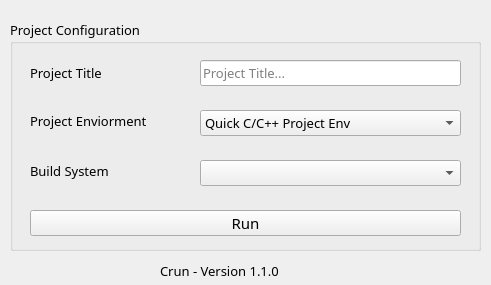
<?xml version="1.0" encoding="UTF-8"?>
<ui version="4.0">
 <class>MainWindow</class>
 <widget class="QMainWindow" name="MainWindow">
  <property name="windowModality">
   <enum>Qt::WindowModality::ApplicationModal</enum>
  </property>
  <property name="enabled">
   <bool>true</bool>
  </property>
  <property name="geometry">
   <rect>
    <x>0</x>
    <y>0</y>
    <width>491</width>
    <height>285</height>
   </rect>
  </property>
  <property name="windowTitle">
   <string/>
  </property>
  <property name="styleSheet">
   <string notr="true"/>
  </property>
  <property name="animated">
   <bool>true</bool>
  </property>
  <property name="tabShape">
   <enum>QTabWidget::TabShape::Triangular</enum>
  </property>
  <widget class="QWidget" name="centralwidget">
   <widget class="QLabel" name="label">
    <property name="geometry">
     <rect>
      <x>160</x>
      <y>260</y>
      <width>161</width>
      <height>21</height>
     </rect>
    </property>
    <property name="font">
     <font>
      <family>Fira Code</family>
      <pointsize>10</pointsize>
     </font>
    </property>
    <property name="text">
     <string>Crun - Version 1.1.0</string>
    </property>
   </widget>
   <widget class="QGroupBox" name="groupBox">
    <property name="geometry">
     <rect>
      <x>10</x>
      <y>20</y>
      <width>471</width>
      <height>231</height>
     </rect>
    </property>
    <property name="font">
     <font>
      <family>Fira Code</family>
      <pointsize>10</pointsize>
     </font>
    </property>
    <property name="title">
     <string>Project Configuration</string>
    </property>
    <widget class="QLineEdit" name="lineEdit">
     <property name="geometry">
      <rect>
       <x>190</x>
       <y>40</y>
       <width>261</width>
       <height>26</height>
      </rect>
     </property>
     <property name="font">
      <font>
       <family>Fira Code</family>
       <pointsize>10</pointsize>
      </font>
     </property>
     <property name="tabletTracking">
      <bool>false</bool>
     </property>
     <property name="inputMask">
      <string/>
     </property>
     <property name="text">
      <string/>
     </property>
     <property name="maxLength">
      <number>32767</number>
     </property>
     <property name="frame">
      <bool>true</bool>
     </property>
     <property name="echoMode">
      <enum>QLineEdit::EchoMode::Normal</enum>
     </property>
     <property name="cursorPosition">
      <number>0</number>
     </property>
     <property name="dragEnabled">
      <bool>true</bool>
     </property>
     <property name="placeholderText">
      <string>Project Title...</string>
     </property>
    </widget>
    <widget class="QLabel" name="label_3">
     <property name="geometry">
      <rect>
       <x>20</x>
       <y>37</y>
       <width>111</width>
       <height>31</height>
      </rect>
     </property>
     <property name="font">
      <font>
       <family>Fira Code</family>
       <pointsize>10</pointsize>
      </font>
     </property>
     <property name="text">
      <string>Project Title</string>
     </property>
    </widget>
    <widget class="QLabel" name="label_4">
     <property name="geometry">
      <rect>
       <x>20</x>
       <y>130</y>
       <width>101</width>
       <height>41</height>
      </rect>
     </property>
     <property name="font">
      <font>
       <family>Fira Code</family>
       <pointsize>10</pointsize>
      </font>
     </property>
     <property name="text">
      <string>Build System</string>
     </property>
    </widget>
    <widget class="QPushButton" name="pushButton">
     <property name="geometry">
      <rect>
       <x>20</x>
       <y>190</y>
       <width>431</width>
       <height>26</height>
      </rect>
     </property>
     <property name="font">
      <font>
       <family>Fira Code</family>
       <pointsize>11</pointsize>
      </font>
     </property>
     <property name="text">
      <string>Run</string>
     </property>
    </widget>
    <widget class="QLabel" name="label_5">
     <property name="geometry">
      <rect>
       <x>20</x>
       <y>80</y>
       <width>151</width>
       <height>41</height>
      </rect>
     </property>
     <property name="font">
      <font>
       <family>Fira Code</family>
       <pointsize>10</pointsize>
      </font>
     </property>
     <property name="text">
      <string>Project Enviorment</string>
     </property>
    </widget>
    <widget class="QComboBox" name="comboBox">
     <property name="geometry">
      <rect>
       <x>190</x>
       <y>90</y>
       <width>261</width>
       <height>26</height>
      </rect>
     </property>
     <property name="font">
      <font>
       <family>Fira Code</family>
       <pointsize>10</pointsize>
      </font>
     </property>
     <property name="cursor">
      <cursorShape>PointingHandCursor</cursorShape>
     </property>
     <property name="mouseTracking">
      <bool>false</bool>
     </property>
     <property name="autoFillBackground">
      <bool>false</bool>
     </property>
     <property name="currentIndex">
      <number>0</number>
     </property>
     <property name="maxVisibleItems">
      <number>10</number>
     </property>
     <property name="duplicatesEnabled">
      <bool>false</bool>
     </property>
     <item>
      <property name="text">
       <string>Quick C/C++ Project Env</string>
      </property>
      <property name="icon">
       <iconset theme="applications-other"/>
      </property>
     </item>
     <item>
      <property name="text">
       <string>C/C++ Project Env</string>
      </property>
      <property name="icon">
       <iconset theme="applications-other"/>
      </property>
     </item>
     <item>
      <property name="text">
       <string>SDL1.2/SDL2.0 C/C++ Project Env</string>
      </property>
      <property name="icon">
       <iconset theme="applications-other"/>
      </property>
     </item>
     <item>
      <property name="text">
       <string>QT5/QT6 C/C++ Project Env</string>
      </property>
      <property name="icon">
       <iconset theme="applications-other"/>
      </property>
     </item>
     <item>
      <property name="text">
       <string>ESP32 C/C++ Project Env</string>
      </property>
      <property name="icon">
       <iconset theme="applications-other"/>
      </property>
     </item>
     <item>
      <property name="text">
       <string>Web Project Enviornment</string>
      </property>
      <property name="icon">
       <iconset theme="applications-other"/>
      </property>
     </item>
     <item>
      <property name="text">
       <string>ReactJS Project Enviornment</string>
      </property>
      <property name="icon">
       <iconset theme="applications-other"/>
      </property>
     </item>
    </widget>
    <widget class="QComboBox" name="comboBox_2">
     <property name="geometry">
      <rect>
       <x>190</x>
       <y>140</y>
       <width>261</width>
       <height>26</height>
      </rect>
     </property>
     <property name="font">
      <font>
       <family>Fira Code</family>
       <pointsize>10</pointsize>
      </font>
     </property>
     <property name="cursor">
      <cursorShape>PointingHandCursor</cursorShape>
     </property>
     <property name="currentIndex">
      <number>-1</number>
     </property>
     <item>
      <property name="text">
       <string>Unix Makefiles</string>
      </property>
      <property name="icon">
       <iconset theme="application-x-executable"/>
      </property>
     </item>
     <item>
      <property name="text">
       <string>Ninja</string>
      </property>
      <property name="icon">
       <iconset theme="application-x-executable"/>
      </property>
     </item>
    </widget>
   </widget>
   <widget class="QLabel" name="label_6">
    <property name="geometry">
     <rect>
      <x>150</x>
      <y>50</y>
      <width>211</width>
      <height>171</height>
     </rect>
    </property>
    <property name="text">
     <string/>
    </property>
   </widget>
  </widget>
 </widget>
 <resources/>
 <connections/>
</ui>
